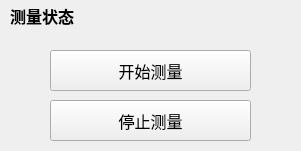
<?xml version="1.0" encoding="UTF-8"?>
<ui version="4.0">
 <class>FormNIBP</class>
 <widget class="QWidget" name="FormNIBP">
  <property name="geometry">
   <rect>
    <x>0</x>
    <y>0</y>
    <width>301</width>
    <height>151</height>
   </rect>
  </property>
  <property name="windowTitle">
   <string>血压参数设置</string>
  </property>
  <widget class="QPushButton" name="startMeasButton">
   <property name="geometry">
    <rect>
     <x>50</x>
     <y>50</y>
     <width>201</width>
     <height>41</height>
    </rect>
   </property>
   <property name="font">
    <font>
     <family>黑体</family>
     <pointsize>12</pointsize>
    </font>
   </property>
   <property name="text">
    <string>开始测量</string>
   </property>
  </widget>
  <widget class="QPushButton" name="stopMeasButton">
   <property name="geometry">
    <rect>
     <x>50</x>
     <y>100</y>
     <width>201</width>
     <height>41</height>
    </rect>
   </property>
   <property name="font">
    <font>
     <family>黑体</family>
     <pointsize>12</pointsize>
    </font>
   </property>
   <property name="text">
    <string>停止测量</string>
   </property>
  </widget>
  <widget class="QLabel" name="label">
   <property name="geometry">
    <rect>
     <x>10</x>
     <y>0</y>
     <width>101</width>
     <height>31</height>
    </rect>
   </property>
   <property name="font">
    <font>
     <family>黑体</family>
     <pointsize>12</pointsize>
     <weight>75</weight>
     <bold>true</bold>
    </font>
   </property>
   <property name="text">
    <string>测量状态</string>
   </property>
  </widget>
 </widget>
 <resources/>
 <connections/>
</ui>
